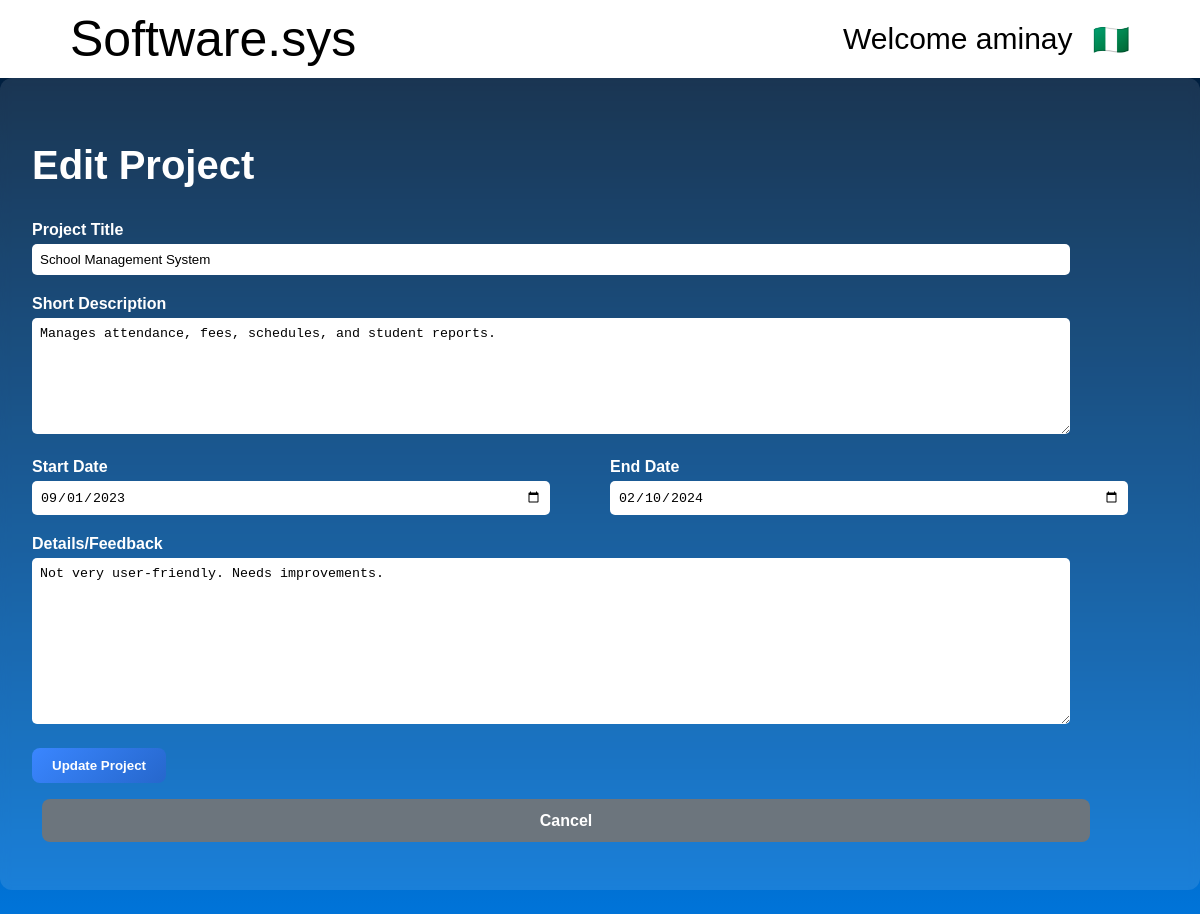
Page /editproject.php?id=5 (signed in) on the committed database.
### tables this page shows
CREATE TABLE `countries` (
  `Country` varchar(50) NOT NULL,
  `Flag` varchar(10) NOT NULL
);

CREATE TABLE `projects` (
  `PID` int(11) NOT NULL,
  `UserName` varchar(20) NOT NULL,
  `Email` varchar(255) NOT NULL,
  `Title` varchar(50) NOT NULL,
  `StartDate` date NOT NULL,
  `EndDate` date NOT NULL,
  `Short_Description` varchar(1000) NOT NULL,
  `Phase_Dev` enum('Design','Development','Testing','Deployment','Complete') DEFAULT NULL,
  `Rating` tinyint(4) DEFAULT NULL CHECK (`Rating` between 1 and 5),
  `Feedback` text DEFAULT NULL,
  `Cost` int(11) NOT NULL
);

### editproject.php (the view, shortened to what this page needs)
<?php
require_once("headers.php");
$loggedin = isset($_SESSION['username']);
$username = $flag = "";
if ($loggedin) {
    $stmt = $pdo->prepare('SELECT Flag FROM countries WHERE Country = :coun');
    $stmt->execute(['coun' => $_SESSION['country']]);
    $row = $stmt->fetch(PDO::FETCH_ASSOC);
    $username = htmlspecialchars($_SESSION['username']);
    $flag = $row['Flag'] ?? "";
}
$pid = $_GET['id'] ?? '';
$stmt = $pdo->prepare("SELECT * FROM projects WHERE PID = :pid");
$stmt->execute(['pid' => $pid]);
$project = $stmt->fetch(PDO::FETCH_ASSOC);
?>
<!DOCTYPE html>
<html lang="en">
<head>
    <link rel="stylesheet" href="viewproject.css">
</head>
<body>
<header>
    <?php if ($loggedin): ?>
        <nav>
            <a href="home.php">Software.sys</a>
            <a href="dashboard.php">Welcome <?= $username ?></a>
            <a href="dashboard.php"><?= $flag ?></a>
        </nav>
    <?php endif; ?>
</header>
<main class="project-layout">
    <div class="project-content">
        <section>
            <h1 style="font-size: 40px;">Edit Project</h1>
            <?php if ($project): ?>
            <form method="post" action="editproject.php?id=<?= urlencode($pid) ?>">
                <div style="margin-bottom: 20px;">
                    <label style="display: block; margin-bottom: 5px; font-weight: bold;">Project Title</label>
                    <input type="text" name="title" value="<?= htmlspecialchars($project['Title']) ?>" required style="width: 90%; padding: 8px; border-radius: 5px; border: none;">
                </div>
                <div style="margin-bottom: 20px;">
                    <label style="display: block; margin-bottom: 5px; font-weight: bold;">Short Description</label>
                    <textarea name="description" required style="width: 90%; padding: 8px; border-radius: 5px; border: none; min-height: 100px;"><?= htmlspecialchars($project['Short_Description']) ?></textarea>
                </div>
                <div style="display: flex; gap: 20px; margin-bottom: 20px;">
                    <div style="flex: 1;">
                        <label style="display: block; margin-bottom: 5px; font-weight: bold;">Start Date</label>
                        <input type="date" name="start_date" value="<?= htmlspecialchars($project['StartDate']) ?>" required style="width: 90%; padding: 8px; border-radius: 5px; border: none;">
                    </div>
                    <div style="flex: 1;">
                        <label style="display: block; margin-bottom: 5px; font-weight: bold;">End Date</label>
                        <input type="date" name="end_date" value="<?= htmlspecialchars($project['EndDate']) ?>" required style="width: 90%; padding: 8px; border-radius: 5px; border: none;">
                    </div>
                </div>
                <div style="margin-bottom: 20px;">
                    <label style="display: block; margin-bottom: 5px; font-weight: bold;">Details/Feedback</label>
                    <textarea name="feedback" style="width: 90%; padding: 8px; border-radius: 5px; border: none; min-height: 150px;"><?= htmlspecialchars($project['Feedback']) ?></textarea>
                </div>
                <button type="submit" class="check-button" style="width: auto; padding: 10px 20px;">Update Project</button>
                <a href="viewproject.php?id=<?= urlencode($pid) ?>" class="check-button" style="display: inline-block; width:90%;margin-left: 10px; background: #6c757d; text-decoration: none;">Cancel</a>
            </form>
            <?php endif; ?>
        </section>
    </div>
</main>
</body>
</html>

### viewproject.css (style rules this page uses)
body { margin: 0px auto; padding: 0px; font-family: 'Verdana', 'Arial Narrow', Arial, sans-serif; max-width: 1700px; }
body header nav { display:flex; background-color: white; width:90%; margin:0 auto; }
body header nav a { padding:10px; text-decoration:none; font-family:'Verdana', 'Arial Narrow', Arial, sans-serif; color:black; align-content:center; font-size:clamp(15px,5vw,30px); transition: all 0.5s; }
body header nav :nth-last-child(2) { margin-left:auto; }
body header nav :first-child { font-size:clamp(25px,7vw,50px); }
main { background: linear-gradient(to bottom, #001f3f, #0074D9); width:100%; color:white; }
.project-layout { display: flex; flex-wrap: wrap; width: 100vw; margin: 0; gap: 2rem; max-width: 1700px; }
.project-content { flex: 2; min-width: 0; }
.project-content section { background: rgba(255, 255, 255, 0.1); border-radius: 12px; padding: 2rem; margin-bottom: 1.5rem; backdrop-filter: blur(5px); }
.check-button { display: block; width: 100%; padding: 0.8rem; margin-bottom: 1rem; background: linear-gradient(135deg, #3a86ff, #2667cc); color: white; text-align: center; border: none; border-radius: 8px; font-weight: 600; cursor: pointer; transition: transform 0.2s, box-shadow 0.2s; }

### rows in the picture
countries: Flag "🇳🇬"
projects: title "School Management System", description "Manages attendance, fees, schedules, and student reports.", start_date "09/01/2023", end_date "02/10/2024", feedback "Not very user-friendly. Needs improvements."

### other values in the picture
$username "aminay"
